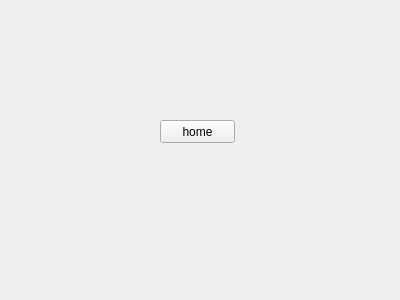
<?xml version="1.0" encoding="UTF-8"?>
<ui version="4.0">
 <class>home</class>
 <widget class="QWidget" name="home">
  <property name="geometry">
   <rect>
    <x>0</x>
    <y>0</y>
    <width>400</width>
    <height>300</height>
   </rect>
  </property>
  <property name="windowTitle">
   <string>home</string>
  </property>
  <widget class="QPushButton" name="pushButton">
   <property name="geometry">
    <rect>
     <x>160</x>
     <y>120</y>
     <width>75</width>
     <height>23</height>
    </rect>
   </property>
   <property name="text">
    <string>home</string>
   </property>
  </widget>
 </widget>
 <resources/>
 <connections/>
</ui>
